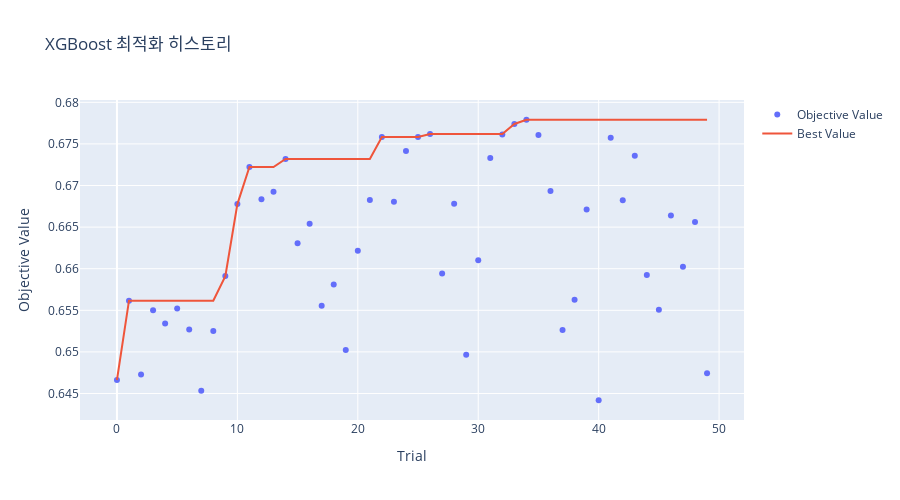
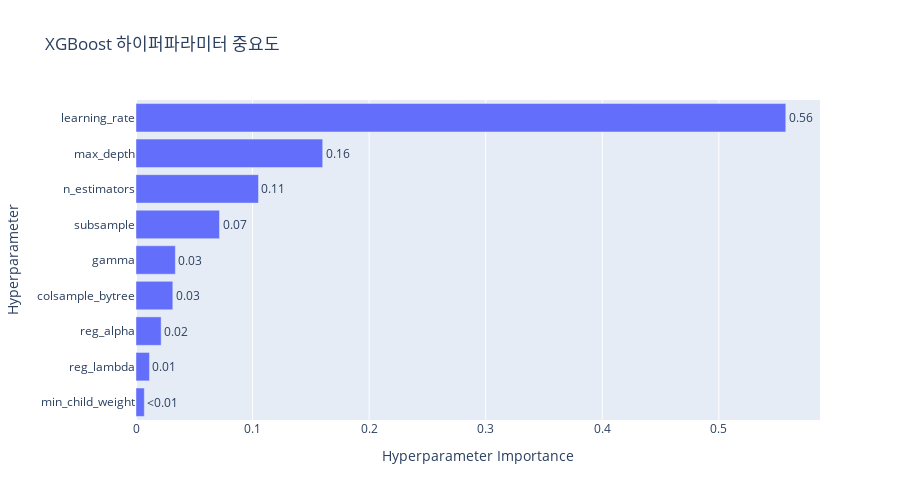

The notebook cell saved with these charts, in order:
### Code cell
# Optuna 시각화
fig1 = plot_optimization_history(study_xgb)
fig1.update_layout(title='XGBoost 최적화 히스토리', height=500)
fig1.show()

fig2 = plot_param_importances(study_xgb)
fig2.update_layout(title='XGBoost 하이퍼파라미터 중요도', height=500)
fig2.show()

### Figure 1 — Plotly figure (JSON) as saved in the notebook; plotly's stock layout.template omitted (floating-point values rounded to 4 significant figures)
{"data": [{"mode": "markers", "name": "Objective Value", "type": "scatter", "x": [0, 1, 2, 3, 4, 5, 6, 7, 8, 9, 10, 11, 12, 13, 14, 15, 16, 17, 18, 19, 20, 21, 22, 23, 24, 25, 26, 27, 28, 29, 30, 31, 32, 33, 34, 35, 36, 37, 38, 39, 40, 41, 42, 43, 44, 45, 46, 47, 48, 49], "y": [0.6466, 0.6562, 0.6473, 0.655, 0.6534, 0.6552, 0.6527, 0.6453, 0.6525, 0.6591, 0.6678, 0.6722, 0.6684, 0.6693, 0.6732, 0.6631, 0.6654, 0.6555, 0.6581, 0.6502, 0.6622, 0.6683, 0.6758, 0.6681, 0.6741, 0.6758, 0.6762, 0.6594, 0.6678, 0.6496, 0.661, 0.6733, 0.6761, 0.6774, 0.6779, 0.6761, 0.6693, 0.6526, 0.6563, 0.6671, 0.6442, 0.6757, 0.6682, 0.6736, 0.6593, 0.6551, 0.6664, 0.6602, 0.6656, 0.6474]}, {"mode": "lines", "name": "Best Value", "type": "scatter", "x": [0, 1, 2, 3, 4, 5, 6, 7, 8, 9, 10, 11, 12, 13, 14, 15, 16, 17, 18, 19, 20, 21, 22, 23, 24, 25, 26, 27, 28, 29, 30, 31, 32, 33, 34, 35, 36, 37, 38, 39, 40, 41, 42, 43, 44, 45, 46, 47, 48, 49], "y": [0.6466, 0.6562, 0.6562, 0.6562, 0.6562, 0.6562, 0.6562, 0.6562, 0.6562, 0.6591, 0.6678, 0.6722, 0.6722, 0.6722, 0.6732, 0.6732, 0.6732, 0.6732, 0.6732, 0.6732, 0.6732, 0.6732, 0.6758, 0.6758, 0.6758, 0.6758, 0.6762, 0.6762, 0.6762, 0.6762, 0.6762, 0.6762, 0.6762, 0.6774, 0.6779, 0.6779, 0.6779, 0.6779, 0.6779, 0.6779, 0.6779, 0.6779, 0.6779, 0.6779, 0.6779, 0.6779, 0.6779, 0.6779, 0.6779, 0.6779]}, {"marker": {"color": "#cccccc"}, "mode": "markers", "name": "Infeasible Trial", "showlegend": false, "type": "scatter", "x": [], "y": []}], "layout": {"height": 500, "title": {"text": "XGBoost 최적화 히스토리"}, "xaxis": {"title": {"text": "Trial"}}, "yaxis": {"title": {"text": "Objective Value"}}}}

### Figure 2 — Plotly figure (JSON) as saved in the notebook; plotly's stock layout.template omitted (floating-point values rounded to 4 significant figures)
{"data": [{"cliponaxis": false, "hovertemplate": ["min_child_weight (IntDistribution): 0.007135145041352194<extra></extra>", "reg_lambda (FloatDistribution): 0.01155437851586955<extra></extra>", "reg_alpha (FloatDistribution): 0.021575258297909548<extra></extra>", "colsample_bytree (FloatDistribution): 0.03158671899591016<extra></extra>", "gamma (FloatDistribution): 0.03375752744812868<extra></extra>", "subsample (FloatDistribution): 0.07164568168053816<extra></extra>", "n_estimators (IntDistribution): 0.10508935752869276<extra></extra>", "max_depth (IntDistribution): 0.16018324912943593<extra></extra>", "learning_rate (FloatDistribution): 0.5574726833621629<extra></extra>"], "name": "Objective Value", "orientation": "h", "text": ["<0.01", "0.01", "0.02", "0.03", "0.03", "0.07", "0.11", "0.16", "0.56"], "textposition": "outside", "type": "bar", "x": [0.007135, 0.01155, 0.02158, 0.03159, 0.03376, 0.07165, 0.1051, 0.1602, 0.5575], "y": ["min_child_weight", "reg_lambda", "reg_alpha", "colsample_bytree", "gamma", "subsample", "n_estimators", "max_depth", "learning_rate"]}], "layout": {"height": 500, "title": {"text": "XGBoost 하이퍼파라미터 중요도"}, "xaxis": {"title": {"text": "Hyperparameter Importance"}}, "yaxis": {"title": {"text": "Hyperparameter"}}}}
